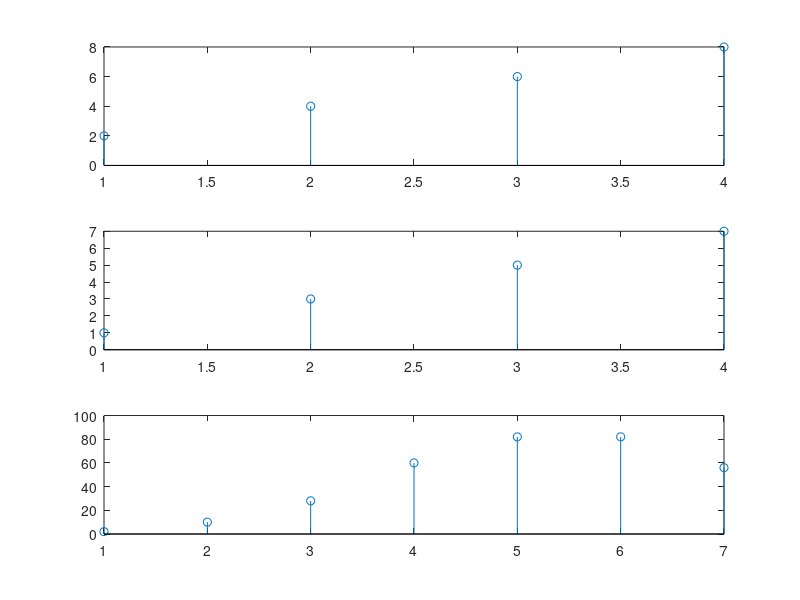
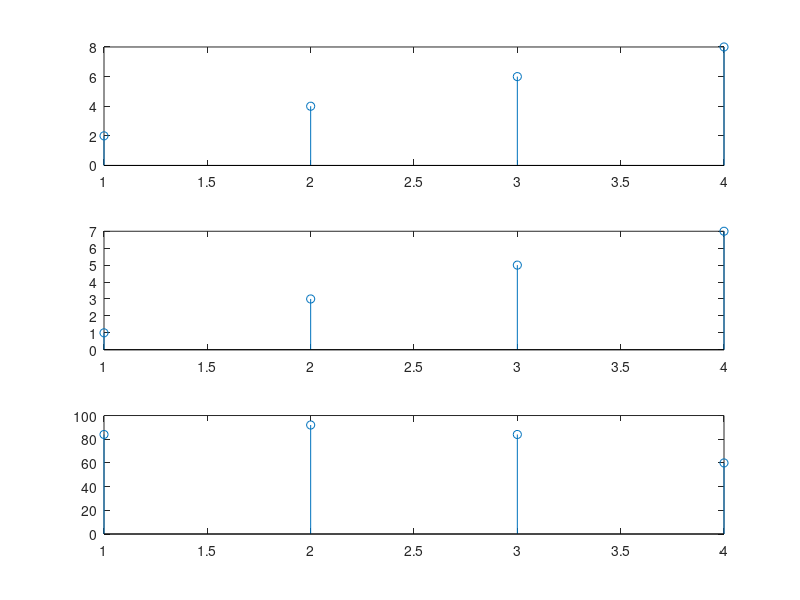

The MATLAB script that drew these images, in order:
clc
close all
clear all
x=[2,4,6,8];
y=[1,3,5,7];
l=conv(x,y)
figure;
subplot(3,1,1);stem(x);
subplot(3,1,2);stem(y);
subplot(3,1,3);stem(l);

clc
close all
clear all
x=[2,4,6,8];
y=[1,3,5,7];
c=cconv(x,y,length(x));
figure;
subplot(3,1,1);stem(x);
subplot(3,1,2);stem(y);
subplot(3,1,3);stem(c);
